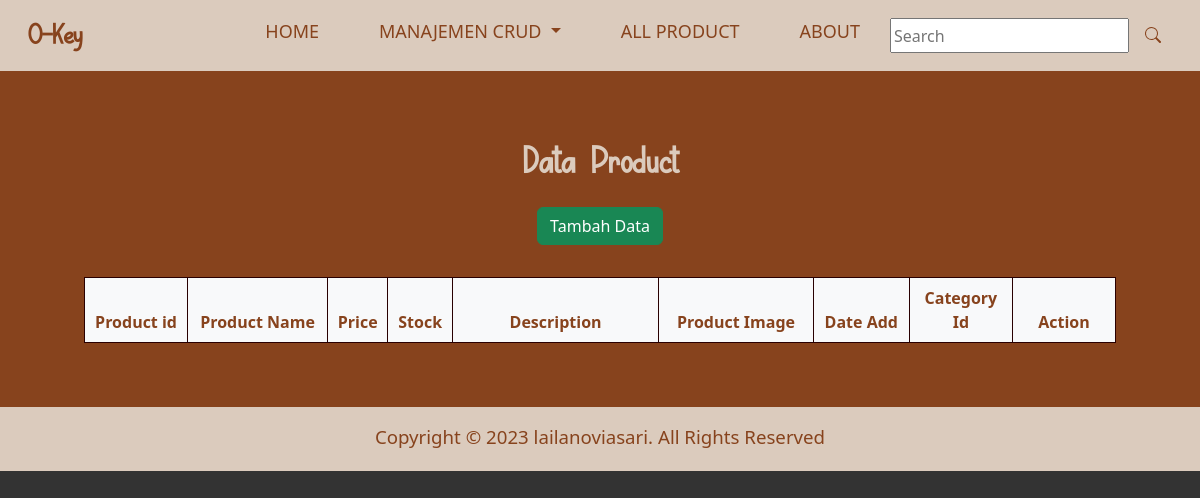
/pages/CRUD/product.php, run on an earlier commit of the app's database.
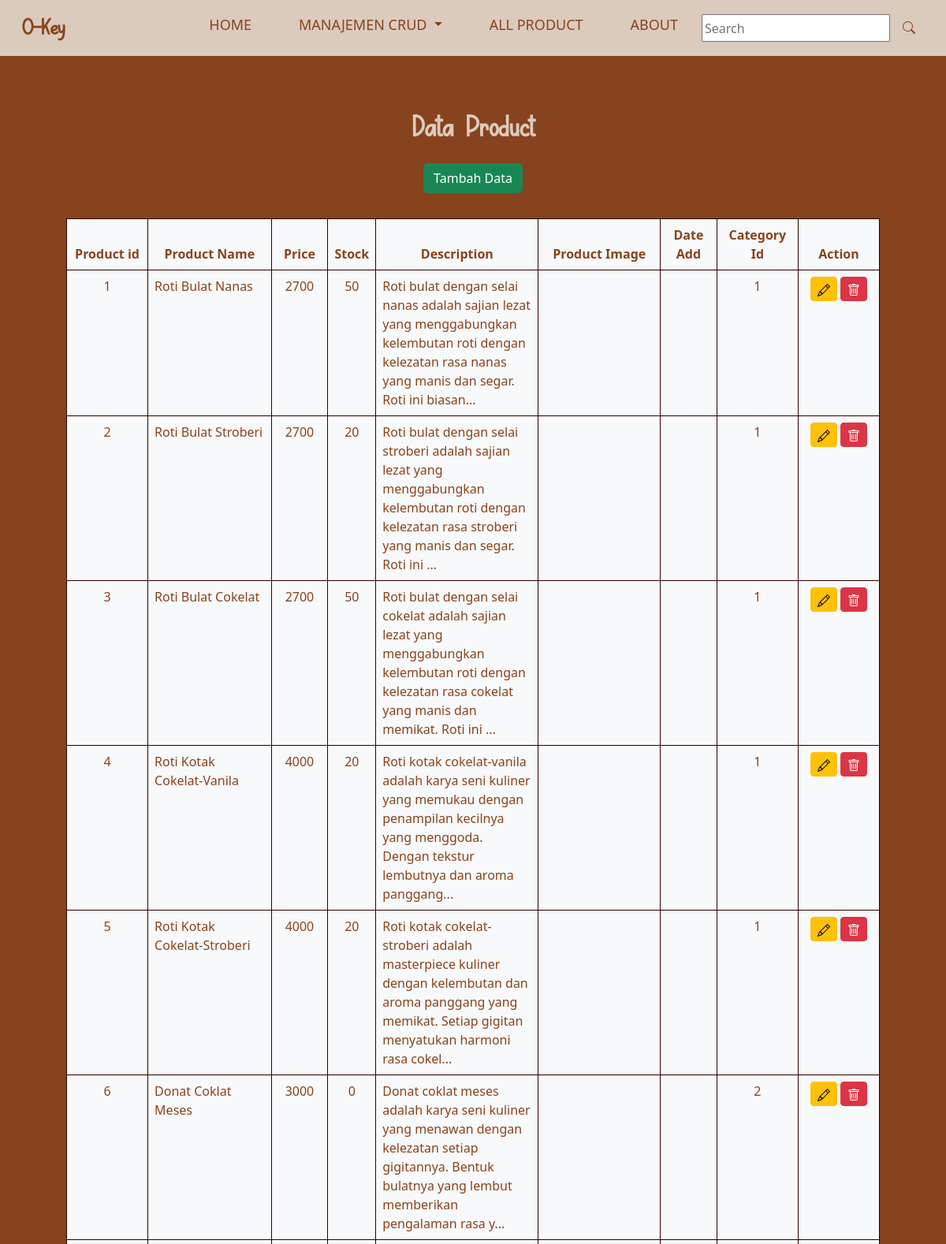
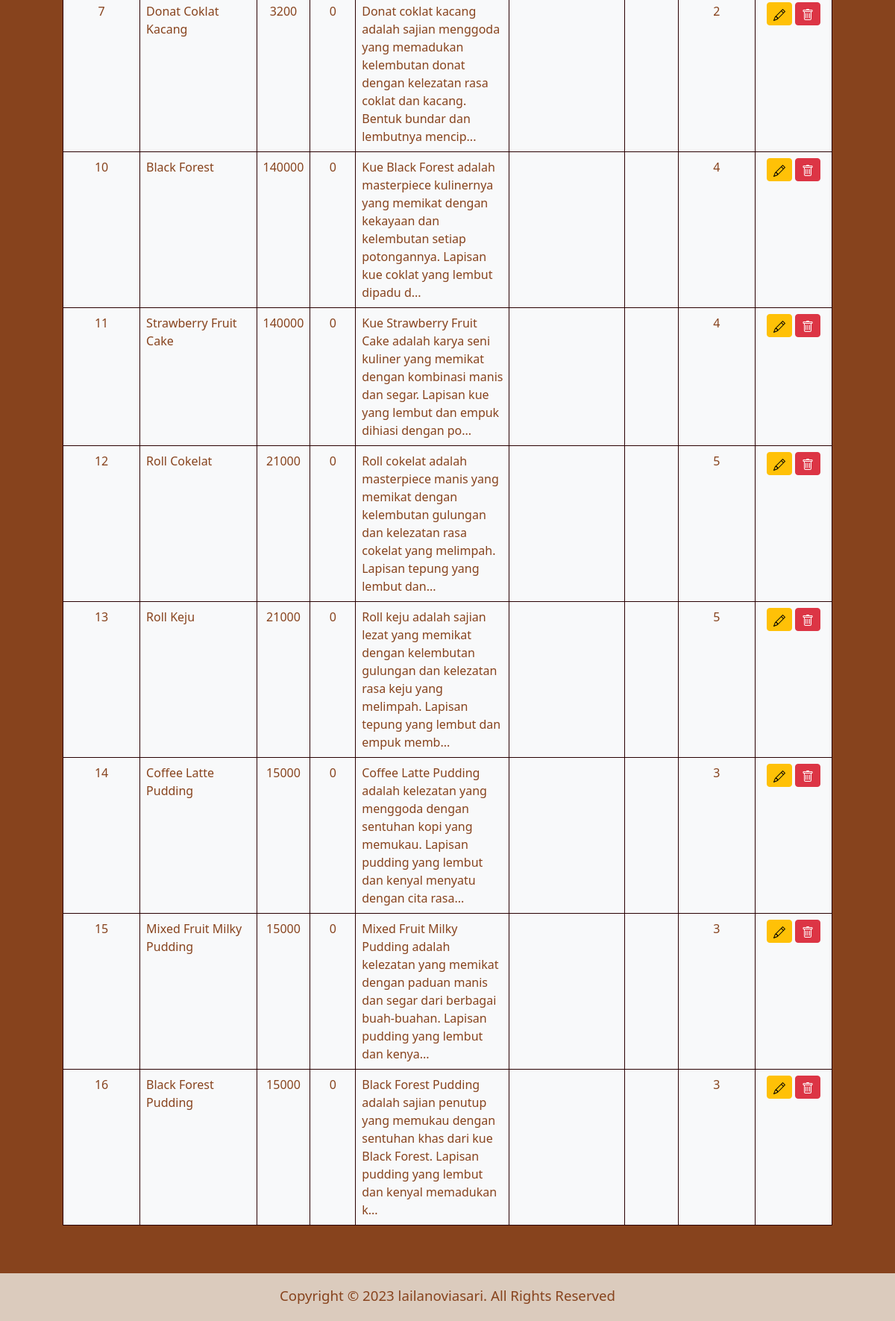
And on a later commit of the database (2 pictures, top to bottom).
### tables this page shows
CREATE TABLE `product` (
  `product_id` int(11) NOT NULL,
  `product_name` varchar(50) NOT NULL,
  `price` int(11) NOT NULL,
  `stock` int(11) NOT NULL,
  `description` text NOT NULL,
  `product_image` varbinary(255) NOT NULL,
  `category_id` int(11) NOT NULL
);

### pages/CRUD/product.php (the view, shortened to what this page needs)
<?php
include("../../database/connection.php");
$products = mysqli_query($connection, "SELECT * FROM product");
?>
<!DOCTYPE html>
<html lang="en">
<head>
    <link href="https://cdn.jsdelivr.net/npm/bootstrap@5.2.3/dist/css/bootstrap.min.css" rel="stylesheet">
    <link href="../../assets/css/style.css" rel="stylesheet" />
</head>
<body>
    <nav class="navbar navbar-expand-lg navbar-light bg-nav px-3 sticky-top">
        <div class="container-fluid">
            <a class="navbar-brand" href="index.php">O-Key</a>
            <div class="collapse navbar-collapse" id="collapsibleNavId">
                <ul class="navbar-nav ms-auto mb-2 ">
                    <li class="nav-item active">
                        <a class="nav-link active" href="../../index.php">Home</a>
                    </li>
                    <li class="nav-item dropdown">
                        <a class="nav-link dropdown-toggle" href="#" role="button" data-bs-toggle="dropdown" aria-expanded="false">
                            Manajemen CRUD
                        </a>
                    </li>
                    <li class="nav-item">
                        <a class="nav-link" href="../all_product.php">All Product</a>
                    </li>
                    <li class="nav-item">
                        <a class="nav-link" href="../about.php">About</a>
                    </li>
                </ul>
                <form class="search d-flex" role="search">
                    <input class="form me-2" type="search" placeholder="Search" aria-label="Search">
                    <button class="btn my-2 my-sm-0 nav_search-btn" type="submit">
                    </button>
                </form>
            </div>
        </div>
    </nav>
    <section id="tabel_data" class="container-fluid bg-coklat p-5">
        <div class="my-3">
            <p class="text-second text-center">Data Product</p>
            <div class="text-center pb-3">
                <button type="button" class="btn btn-success" data-bs-toggle="modal" data-bs-target="#modal_add_data">Tambah Data</button>
            </div>
        </div>
        <div class="row align-items-center px-5">
            <table class="table table-bordered table-responsive bg-light">
                <thead>
                    <tr class="text-center justify-content-center">
                        <th scope="col" width="10%">Product id</th>
                        <th scope="col">Product Name</th>
                        <th scope="col">Price</th>
                        <th scope="col">Stock</th>
                        <th scope="col" width="20%">Description</th>
                        <th scope="col" width="15%">Product Image</th>
                        <th scope="col">Date Add</th>
                        <th scope="col" width="10%">Category Id</th>
                        <th scope="col" width="10%">Action</th>
                    </tr>
                </thead>
                <tbody>
                    <?php foreach ($products as $key => $value) { ?>
                        <tr>
                            <td class="text-center"><?php echo $value['product_id'] ?></td>
                            <td><?php echo $value['product_name'] ?></td>
                            <td class="text-center"><?php echo $value['price'] ?></td>
                            <td class="text-center"><?php echo $value['stock'] ?></td>
                            <td>
                                <?php if (strlen($value['description']) < 150) {
                                    echo substr($value['description'], 0, 150);
                                } else {
                                    echo substr($value['description'], 0, 150) . '...';
                                } ?></td>
                            <td class="text-center"><img src="../../assets/img/upload/<?php echo $value['product_image'] ?>" alt="" style="width:75%"></td>
                            <td class="text-center"><?php echo $value['date_add'] ?></td>
                            <td class="text-center"><?php echo $value['category_id'] ?></td>
                            <td class="text-center">
                                <button type="button" id="btn_edit" class="btn btn-warning btn-sm" data-bs-toggle="modal" data-bs-target="#modal_edit_data" onclick="edit_data(<?php echo $value['product_id'] ?>)">
                                </button>
                                <a href="delete/delete_product.php?id=<?php echo $value['product_id'] ?>" class="btn btn-danger btn-sm" onclick="return confirm('Are you sure you want to delete this item?');">
                                </a>
                            </td>
                        </tr>
                    <?php } ?>
                </tbody>
            </table>
        </div>
    </section>
    <footer class="container-fluid text-center bg-nav pt-3 pb-1">
        <div class="container">
            <p>Copyright &copy; 2023 lailanoviasari. All Rights Reserved</p>
        </div>
    </footer>
</body>
</html>

What changed in the data, as far as the page shows it:
added product: product_id "1", product_name "Roti Bulat Nanas", price "2700", stock "50", description "Roti bulat dengan selai nanas adalah sajian lezat yang menggabungkan kelembutan roti dengan kelezatan rasa nanas yang manis dan segar. Roti ini biasan", category "1"
added product: product_id "2", product_name "Roti Bulat Stroberi", price "2700", stock "20", description "Roti bulat dengan selai stroberi adalah sajian lezat yang menggabungkan kelembutan roti dengan kelezatan rasa stroberi yang manis dan segar. Roti ini", category "1"
added product: product_id "3", product_name "Roti Bulat Cokelat", price "2700", stock "50", description "Roti bulat dengan selai cokelat adalah sajian lezat yang menggabungkan kelembutan roti dengan kelezatan rasa cokelat yang manis dan memikat. Roti ini", category "1"
added product: product_id "4", product_name "Roti Kotak Cokelat-Vanila", price "4000", stock "20", description "Roti kotak cokelat-vanila adalah karya seni kuliner yang memukau dengan penampilan kecilnya yang menggoda. Dengan tekstur lembutnya dan aroma panggang", category "1"
added product: product_id "5", product_name "Roti Kotak Cokelat-Stroberi", price "4000", stock "20", description "Roti kotak cokelat-stroberi adalah masterpiece kuliner dengan kelembutan dan aroma panggang yang memikat. Setiap gigitan menyatukan harmoni rasa cokel", category "1"
added product: product_id "6", product_name "Donat Coklat Meses", price "3000", stock "0", description "Donat coklat meses adalah karya seni kuliner yang menawan dengan kelezatan setiap gigitannya. Bentuk bulatnya yang lembut memberikan pengalaman rasa y", category "2"
added product: product_id "7", product_name "Donat Coklat Kacang", price "3200", stock "0", description "Donat coklat kacang adalah sajian menggoda yang memadukan kelembutan donat dengan kelezatan rasa coklat dan kacang. Bentuk bundar dan lembutnya mencip", category "2"
added product: product_id "10", product_name "Black Forest", price "140000", stock "0", description "Kue Black Forest adalah masterpiece kulinernya yang memikat dengan kekayaan dan kelembutan setiap potongannya. Lapisan kue coklat yang lembut dipadu d", category "4"
added product: product_id "11", product_name "Strawberry Fruit Cake", price "140000", stock "0", description "Kue Strawberry Fruit Cake adalah karya seni kuliner yang memikat dengan kombinasi manis dan segar. Lapisan kue yang lembut dan empuk dihiasi dengan po", category "4"
added product: product_id "12", product_name "Roll Cokelat", price "21000", stock "0", description "Roll cokelat adalah masterpiece manis yang memikat dengan kelembutan gulungan dan kelezatan rasa cokelat yang melimpah. Lapisan tepung yang lembut dan", category "5"
added product: product_id "13", product_name "Roll Keju", price "21000", stock "0", description "Roll keju adalah sajian lezat yang memikat dengan kelembutan gulungan dan kelezatan rasa keju yang melimpah. Lapisan tepung yang lembut dan empuk memb", category "5"
added product: product_id "14", product_name "Coffee Latte Pudding", price "15000", stock "0", description "Coffee Latte Pudding adalah kelezatan yang menggoda dengan sentuhan kopi yang memukau. Lapisan pudding yang lembut dan kenyal menyatu dengan cita rasa", category "3"
added product: product_id "15", product_name "Mixed Fruit Milky Pudding", price "15000", stock "0", description "Mixed Fruit Milky Pudding adalah kelezatan yang memikat dengan paduan manis dan segar dari berbagai buah-buahan. Lapisan pudding yang lembut dan kenya", category "3"
added product: product_id "16", product_name "Black Forest Pudding", price "15000", stock "0", description "Black Forest Pudding adalah sajian penutup yang memukau dengan sentuhan khas dari kue Black Forest. Lapisan pudding yang lembut dan kenyal memadukan k", category "3"
